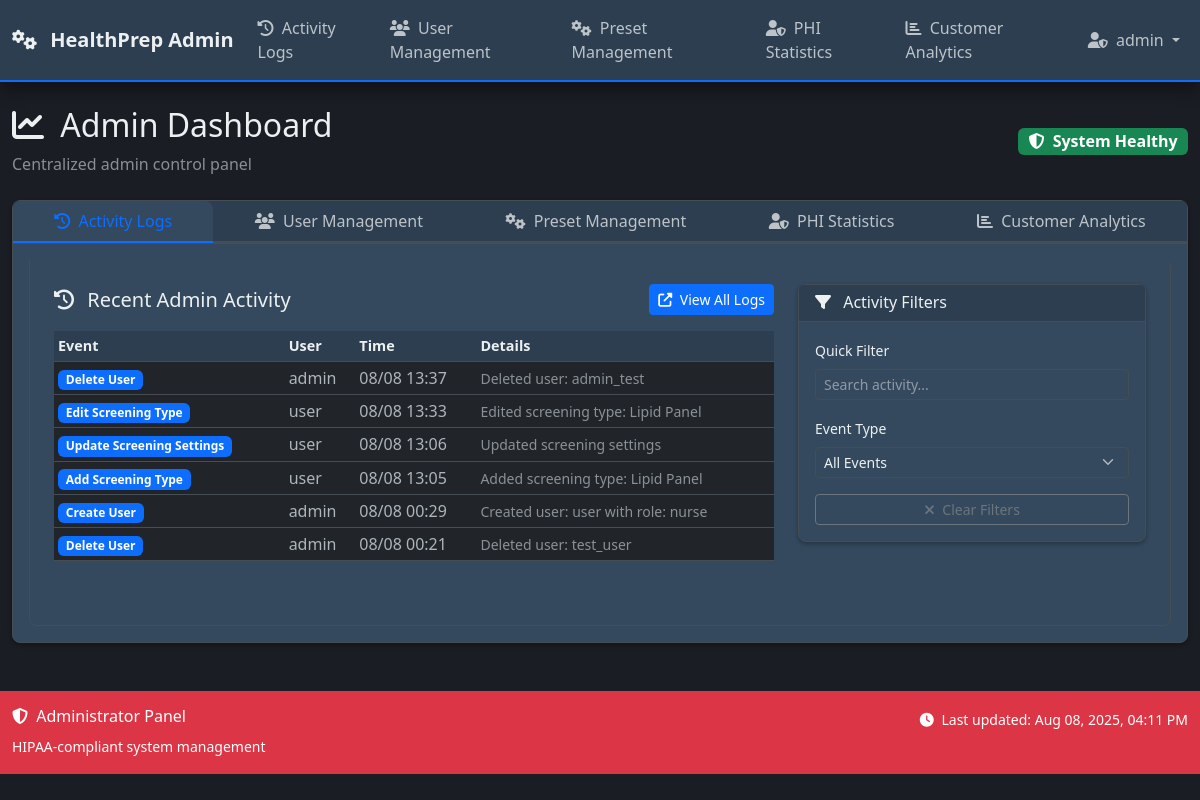
The page /admin/dashboard/logs (signed in) on the database its author committed.
### models.py (models this page shows, shortened)
class User(UserMixin, db.Model):
    __tablename__ = 'users'
    id = db.Column(db.Integer, primary_key=True)
    username = db.Column(db.String(80), nullable=False)  # Unique within organization
    email = db.Column(db.String(120), nullable=False)  # Unique within organization
    password_hash = db.Column(db.String(255), nullable=False)
    role = db.Column(db.String(20), default='nurse', nullable=False)  # 'root_admin', 'admin', 'MA', 'nurse'
    is_admin = db.Column(db.Boolean, default=False, nullable=False)  # Kept for backward compatibility
    is_active_user = db.Column(db.Boolean, default=True, nullable=False)
    is_root_admin = db.Column(db.Boolean, default=False, nullable=False)  # Super admin for managing all organizations
    org_id = db.Column(db.Integer, db.ForeignKey('organizations.id'), nullable=True)  # Nullable for root admins
    epic_user_id = db.Column(db.String(100))  # Epic user ID for mapping
    two_factor_enabled = db.Column(db.Boolean, default=False)
    session_timeout_minutes = db.Column(db.Integer, default=30)
    last_activity = db.Column(db.DateTime, default=datetime.utcnow)
    failed_login_attempts = db.Column(db.Integer, default=0)
    locked_until = db.Column(db.DateTime)
    created_at = db.Column(db.DateTime, default=datetime.utcnow)
    last_login = db.Column(db.DateTime, default=datetime.utcnow)
    created_by = db.Column(db.Integer, db.ForeignKey('users.id'))
    updated_at = db.Column(db.DateTime, default=datetime.utcnow, onupdate=datetime.utcnow)
    __table_args__ = (
        db.UniqueConstraint('username', 'org_id', name='unique_username_per_org'),
        db.UniqueConstraint('email', 'org_id', name='unique_email_per_org'),
    )
    def is_admin_user(self):
        return self.role == 'admin' or self.is_admin or self.is_root_admin
    def update_activity(self):
        self.last_activity = datetime.utcnow()
    @property
    def is_active(self):
        return self.is_active_user
    @property
    def role_display(self):
        role_names = {
            'root_admin': 'Root Administrator',
            'admin': 'Administrator',
            'MA': 'Medical Assistant',
            'nurse': 'Nurse'
        }
        return role_names.get(self.role, self.role.title())

class AdminLog(db.Model):
    __tablename__ = 'admin_logs'
    id = db.Column(db.Integer, primary_key=True)
    timestamp = db.Column(db.DateTime, default=datetime.utcnow)
    event_type = db.Column(db.String(50))
    user_id = db.Column(db.Integer, db.ForeignKey('users.id'))
    org_id = db.Column(db.Integer, db.ForeignKey('organizations.id'), nullable=False)  # Organization scope
    ip_address = db.Column(db.String(45))
    patient_id = db.Column(db.Integer, db.ForeignKey('patient.id'))  # Patient accessed (if applicable)
    resource_type = db.Column(db.String(50))  # Type of resource accessed (patient, document, screening)
    resource_id = db.Column(db.Integer)  # ID of specific resource
    action_details = db.Column(db.Text)  # Human-readable action description
    data = db.Column(db.JSON)  # Additional structured data
    session_id = db.Column(db.String(100))  # Session identifier
    user_agent = db.Column(db.Text)  # Browser/client information
    user = db.relationship('User', backref=db.backref('admin_logs', lazy=True))
    organization = db.relationship('Organization', backref=db.backref('admin_logs', lazy=True))
    patient = db.relationship('Patient', backref=db.backref('access_logs', lazy=True))

### routes/admin_routes.py (the view)
@admin_bp.route('/dashboard/logs')
@login_required
@admin_required
def dashboard_logs():
    try:
        data = get_dashboard_data()
        data['active_tab'] = 'activity'
        return render_template('admin/dashboard.html', **data)
    except Exception as e:
        logger.error(f"Error in dashboard logs: {str(e)}")
        flash('Error loading dashboard', 'error')
        return render_template('error/500.html'), 500

### templates/admin/dashboard.html (shortened to what this page needs)
{% extends 'base_admin.html' %}
{% block extra_css %}
<link rel="stylesheet" href="https://cdn.datatables.net/1.13.4/css/dataTables.bootstrap5.min.css">
{% endblock %}
{% block content %}
<div class="d-flex justify-content-between align-items-center mb-4">
    <div>
        <h2>
            <i class="fas fa-chart-line me-2"></i>
            Admin Dashboard
        </h2>
        <p class="text-muted mb-0">Centralized admin control panel</p>
    </div>
    <div>
        <span class="badge bg-success fs-6">
            <i class="fas fa-shield-alt me-1"></i>
            System Healthy
        </span>
    </div>
</div>
<div class="card">
    <div class="card-header p-0">
        <nav>
            <div class="nav nav-tabs d-flex" id="nav-tab" role="tablist" style="white-space: nowrap;">
                <a class="nav-link flex-fill text-center small {{ 'active' if active_tab == 'activity' else '' }}" href="{{ url_for('admin.dashboard_logs') }}" style="min-width: 0; padding: 0.5rem 0.25rem;">
                    <i class="fas fa-history me-1"></i>
                    <span class="d-none d-md-inline">Activity Logs</span>
                </a>
                <a class="nav-link flex-fill text-center small {{ 'active' if active_tab == 'users' else '' }}" href="{{ url_for('admin.dashboard_users') }}" style="min-width: 0; padding: 0.5rem 0.25rem;">
                    <i class="fas fa-users me-1"></i>
                    <span class="d-none d-md-inline">User Management</span>
                </a>
                <a class="nav-link flex-fill text-center small {{ 'active' if active_tab == 'presets' else '' }}" href="{{ url_for('admin.dashboard_presets') }}" style="min-width: 0; padding: 0.5rem 0.25rem;">
                    <i class="fas fa-cogs me-1"></i>
                    <span class="d-none d-md-inline">Preset Management</span>
                </a>
                <a class="nav-link flex-fill text-center small {{ 'active' if active_tab == 'phi' else '' }}" href="{{ url_for('admin.dashboard_phi') }}" style="min-width: 0; padding: 0.5rem 0.25rem;">
                    <i class="fas fa-user-shield me-1"></i>
                    <span class="d-none d-md-inline">PHI Statistics</span>
                </a>
                <a class="nav-link flex-fill text-center small {{ 'active' if active_tab == 'analytics' else '' }}" href="{{ url_for('admin.dashboard_analytics') }}" style="min-width: 0; padding: 0.5rem 0.25rem;">
                    <i class="fas fa-chart-bar me-1"></i>
                    <span class="d-none d-md-inline">Customer Analytics</span>
                </a>
            </div>
        </nav>
    </div>
    <div class="card-body">
        <div class="tab-content" id="nav-tabContent">
            <div class="tab-pane fade {{ 'show active' if active_tab == 'activity' else '' }}" id="nav-activity" role="tabpanel" aria-labelledby="nav-activity-tab">
                <div class="row">
                    <div class="col-lg-8 mb-4">
                        <div class="d-flex justify-content-between align-items-center mb-3">
                            <h5 class="mb-0">
                                <i class="fas fa-history me-2"></i>
                                Recent Admin Activity
                            </h5>
                            <a href="{{ url_for('admin.logs') }}" class="btn btn-sm btn-primary">
                                <i class="fas fa-external-link-alt me-1"></i>
                                View All Logs
                            </a>
                        </div>
                        {% if recent_logs %}
                        <div class="table-responsive">
                            <table id="activityTable" class="table table-hover table-sm">
                                <thead>
                                    <tr>
                                        <th>Event</th>
                                        <th>User</th>
                                        <th>Time</th>
                                        <th>Details</th>
                                    </tr>
                                </thead>
                                <tbody>
                                    {% for log in recent_logs %}
                                    <tr>
                                        <td>
                                            <span class="badge bg-primary">{{ log.event_type.replace('_', ' ').title() if log.event_type else 'Unknown' }}</span>
                                        </td>
                                        <td>{{ log.user.username if log.user else 'System' }}</td>
                                        <td>{{ log.timestamp.strftime('%m/%d %H:%M') }}</td>
                                        <td>
                                            <small class="text-muted">{{ log.data.get('description', '') if log.data else '' }}</small>
                                        </td>
                                    </tr>
                                    {% endfor %}
                                </tbody>
                            </table>
                        </div>
                        {% else %}
                        <div class="text-center py-5">
                            <i class="fas fa-clipboard-list fa-3x text-muted mb-3"></i>
                            <h5 class="text-muted">No Recent Activity</h5>
                            <p class="text-muted">Admin actions will appear here</p>
                        </div>
                        {% endif %}
                    </div>
                    <div class="col-lg-4">
                        <div class="card">
                            <div class="card-header">
                                <h6 class="mb-0">
                                    <i class="fas fa-filter me-2"></i>
                                    Activity Filters
                                </h6>
                            </div>
                            <div class="card-body">
                                <div class="mb-3">
                                    <label class="form-label small">Quick Filter</label>
                                    <input type="text" id="activitySearch" class="form-control form-control-sm" placeholder="Search activity...">
                                </div>
                                <div class="mb-3">
                                    <label class="form-label small">Event Type</label>
                                    <select id="eventTypeFilter" class="form-select form-select-sm">
                                        <option value="">All Events</option>
                                    </select>
                                </div>
                                <div class="d-grid gap-2">
                                    <button id="clearFilters" class="btn btn-sm btn-outline-secondary">
                                        <i class="fas fa-times me-1"></i>
                                        Clear Filters
                                    </button>
                                </div>
                            </div>
                        </div>
                    </div>
                </div>
            </div>
        </div>
    </div>
</div>
{% endblock %}

### templates/base_admin.html (shortened to what this page needs)
<!DOCTYPE html>
<html lang="en" data-bs-theme="dark">
<head>
    <link href="https://cdn.jsdelivr.net/npm/bootstrap@5.3.0/dist/css/bootstrap.min.css" rel="stylesheet">
    <link href="https://cdnjs.cloudflare.com/ajax/libs/font-awesome/6.4.0/css/all.min.css" rel="stylesheet">
    <link href="{{ url_for('static', filename='css/custom.css') }}" rel="stylesheet">
    <link href="{{ url_for('static', filename='css/loading-states.css') }}" rel="stylesheet">
    {% block extra_css %}{% endblock %}
</head>
<body>
    <nav class="navbar navbar-expand-lg navbar-dark bg-danger">
        <div class="container">
            <a class="navbar-brand" href="{{ url_for('admin.dashboard') }}">
                <i class="fas fa-cogs me-2"></i>
                HealthPrep Admin
            </a>
            <div class="collapse navbar-collapse" id="adminNavbar">
                <ul class="navbar-nav me-auto">
                    <li class="nav-item">
                        <a class="nav-link" href="{{ url_for('admin.dashboard_logs') }}">
                            <i class="fas fa-history me-1"></i> Activity Logs
                        </a>
                    </li>
                    <li class="nav-item">
                        <a class="nav-link" href="{{ url_for('admin.users_list') }}">
                            <i class="fas fa-users me-1"></i> User Management
                        </a>
                    </li>
                    <li class="nav-item">
                        <a class="nav-link" href="{{ url_for('admin.dashboard_presets') }}">
                            <i class="fas fa-cogs me-1"></i> Preset Management
                        </a>
                    </li>
                    <li class="nav-item">
                        <a class="nav-link" href="{{ url_for('admin.dashboard_phi') }}">
                            <i class="fas fa-user-shield me-1"></i> PHI Statistics
                        </a>
                    </li>
                    <li class="nav-item">
                        <a class="nav-link" href="{{ url_for('admin.dashboard_analytics') }}">
                            <i class="fas fa-chart-bar me-1"></i> Customer Analytics
                        </a>
                    </li>
                </ul>
                <ul class="navbar-nav">
                    <li class="nav-item dropdown">
                        <a class="nav-link dropdown-toggle" href="#" id="adminUserDropdown" role="button" data-bs-toggle="dropdown">
                            <i class="fas fa-user-shield me-1"></i> {{ current_user.username }}
                        </a>
                    </li>
                </ul>
            </div>
        </div>
    </nav>
    <main class="container-fluid my-4">
        {% block content %}{% endblock %}
    </main>
    <footer class="bg-danger text-white py-3 mt-5">
        <div class="container">
            <div class="row">
                <div class="col-md-6">
                    <h6><i class="fas fa-shield-alt me-1"></i> Administrator Panel</h6>
                    <small>HIPAA-compliant system management</small>
                </div>
                <div class="col-md-6 text-end">
                    <small>
                        <i class="fas fa-clock me-1"></i>
                        Last updated: <span id="lastUpdated"></span>
                    </small>
                </div>
            </div>
        </div>
    </footer>
</body>
</html>

### rows shown on the page
User: username "admin"
AdminLog: event_type.replace "Delete User", user "admin", timestamp "08/08 13:37", data "Deleted user: admin_test"
AdminLog: event_type.replace "Edit Screening Type", user "user", timestamp "08/08 13:33", data "Edited screening type: Lipid Panel"
AdminLog: event_type.replace "Update Screening Settings", user "user", timestamp "08/08 13:06", data "Updated screening settings"
AdminLog: event_type.replace "Add Screening Type", user "user", timestamp "08/08 13:05", data "Added screening type: Lipid Panel"
AdminLog: event_type.replace "Create User", user "admin", timestamp "08/08 00:29", data "Created user: user with role: nurse"
AdminLog: event_type.replace "Delete User", user "admin", timestamp "08/08 00:21", data "Deleted user: test_user"
